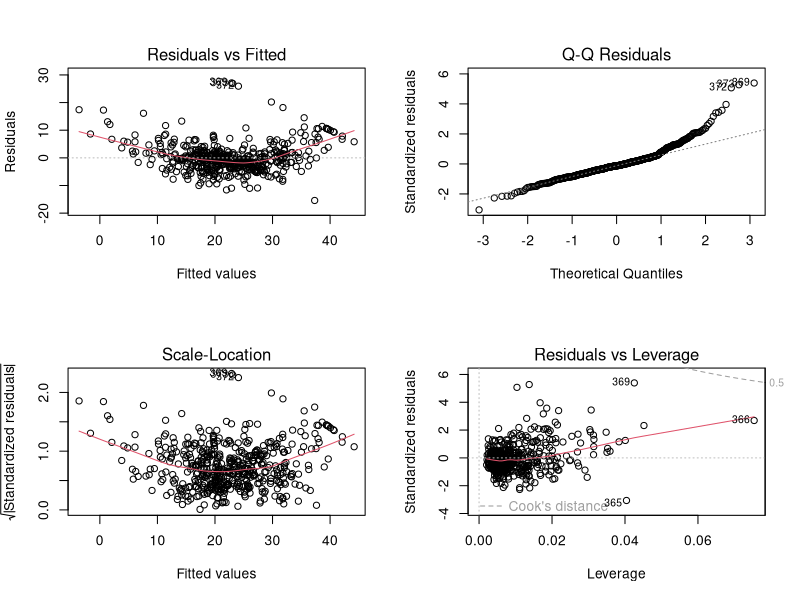
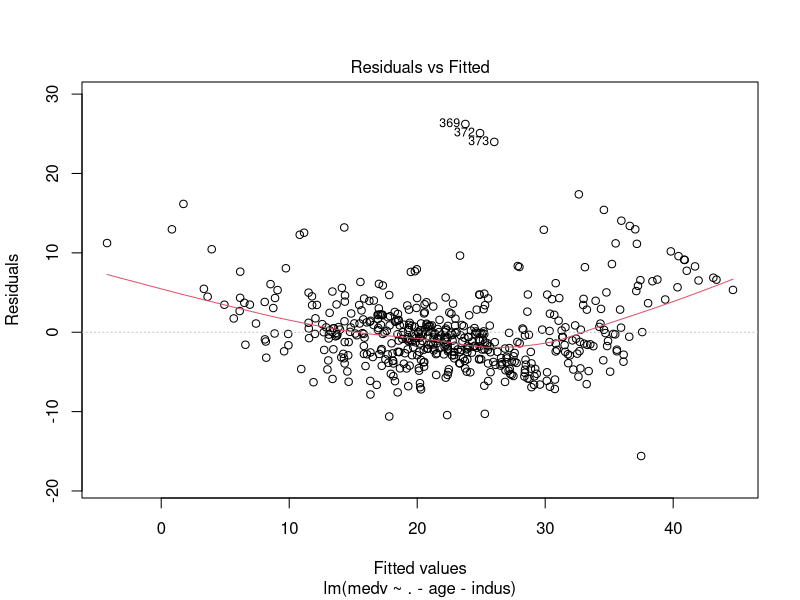
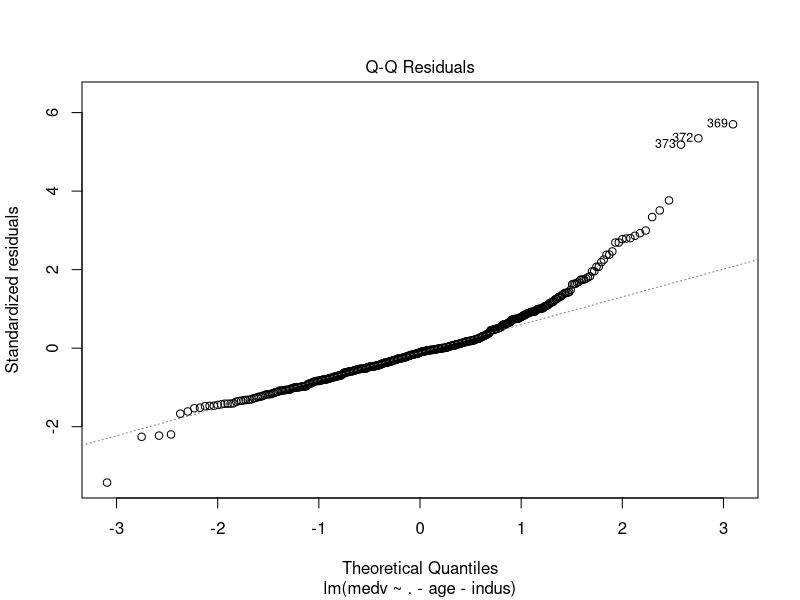
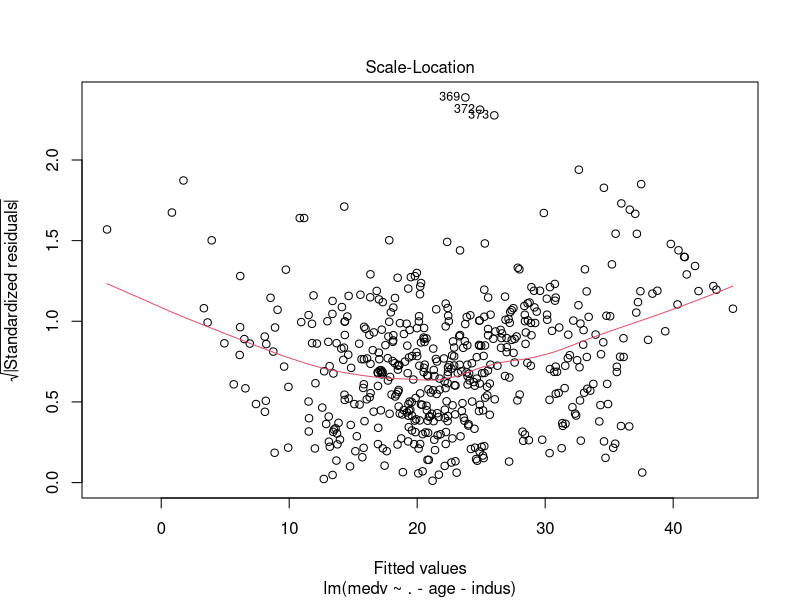
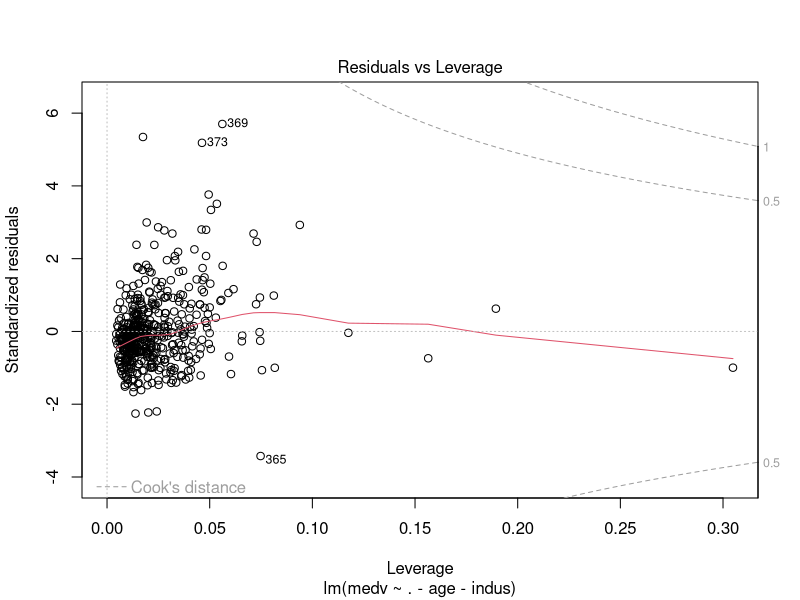
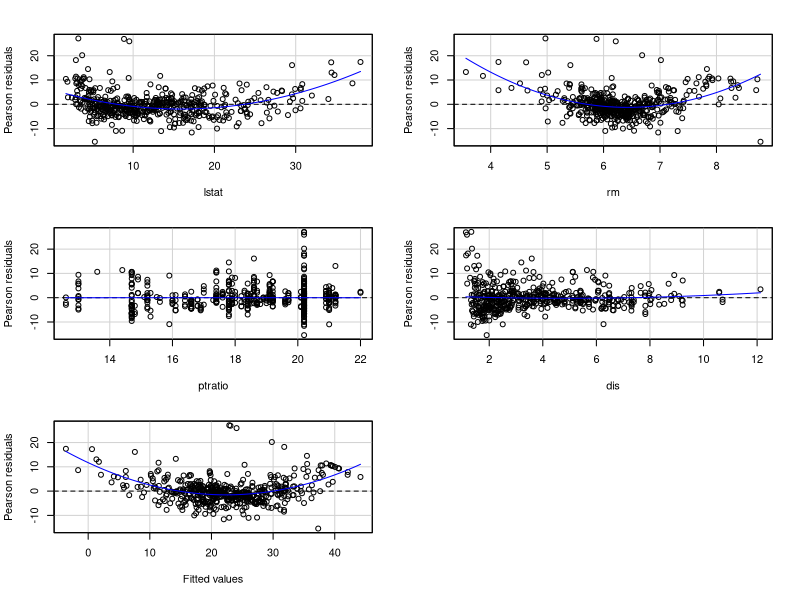
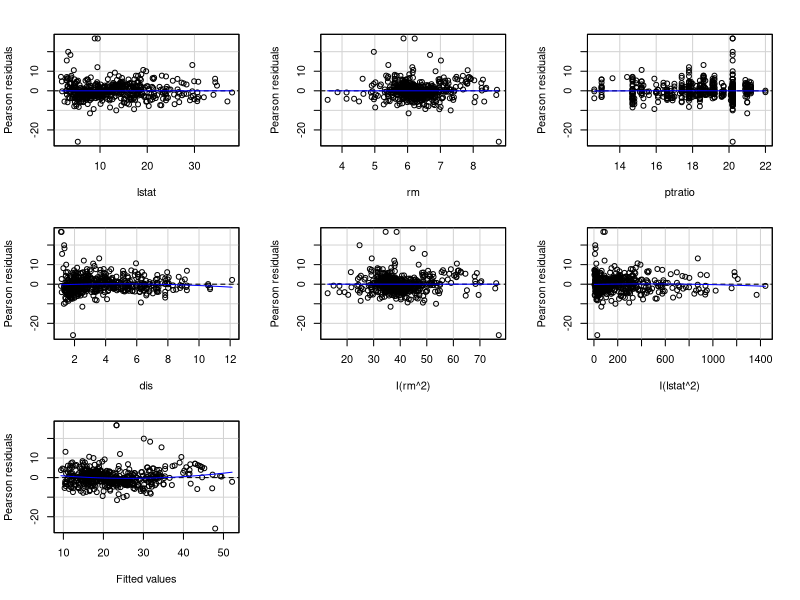
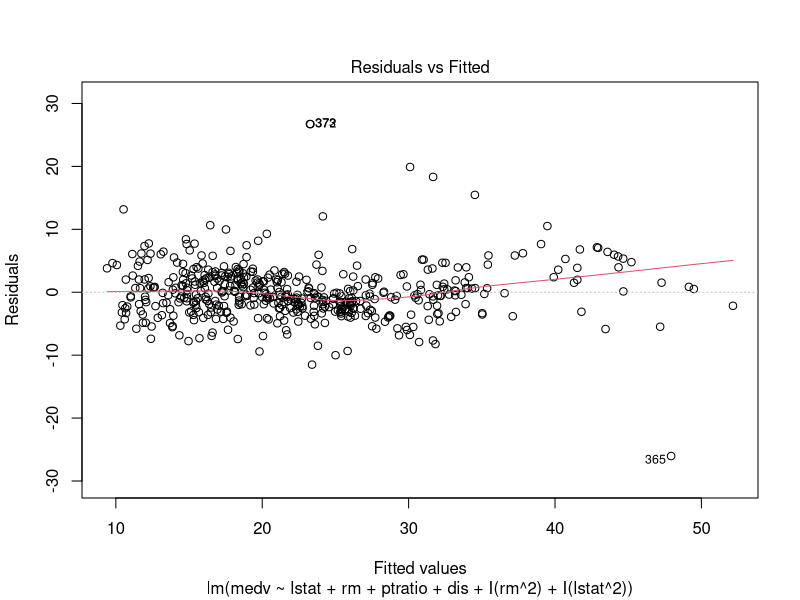

The R script that drew these images, in order:
## ---- chunk 1
knitr::opts_chunk$set(echo = TRUE)
## ---- chunk 2
library(MASS)
names(Boston)
cor(Boston)
stepAIC(lm(medv ~ 1, data = Boston), scope = (~crim+zn + indus + chas + nox + rm + age +dis + rad + tax + ptratio + black +lstat), direction = "forward", test = "F")
### OR
null <- lm(medv ~ 1, data = Boston)
full <- lm(medv ~ ., data = Boston)
stepAIC(null, scope = list(lower = null, upper = full), direction = "forward", test = "F")
## ---- chunk 3
mod <- lm(medv ~ lstat + rm + ptratio + dis, data = Boston)
summary(mod)
## ---- chunk 4
par(mfrow = c(2, 2))
plot(mod)
par(mfrow = c(1,1))
## ---- chunk 5
mod2 <- lm(medv ~ . - age - indus, data = Boston)
summary(mod2)
plot(mod2)
## ---- chunk 6
library(car)
residualPlots(mod)
modM <- lm(medv ~ lstat + rm + ptratio + dis + I(rm^2) + I(lstat^2), data = Boston)
residualPlots(modM)
plot(modM)
summary(modM)
## ---- chunk 7
residualPlots(mod2)
mod3 <- update(mod2, .~. + I(lstat^2) + I(rm^2))
mod3
summary(mod3)
residualPlots(mod3)
